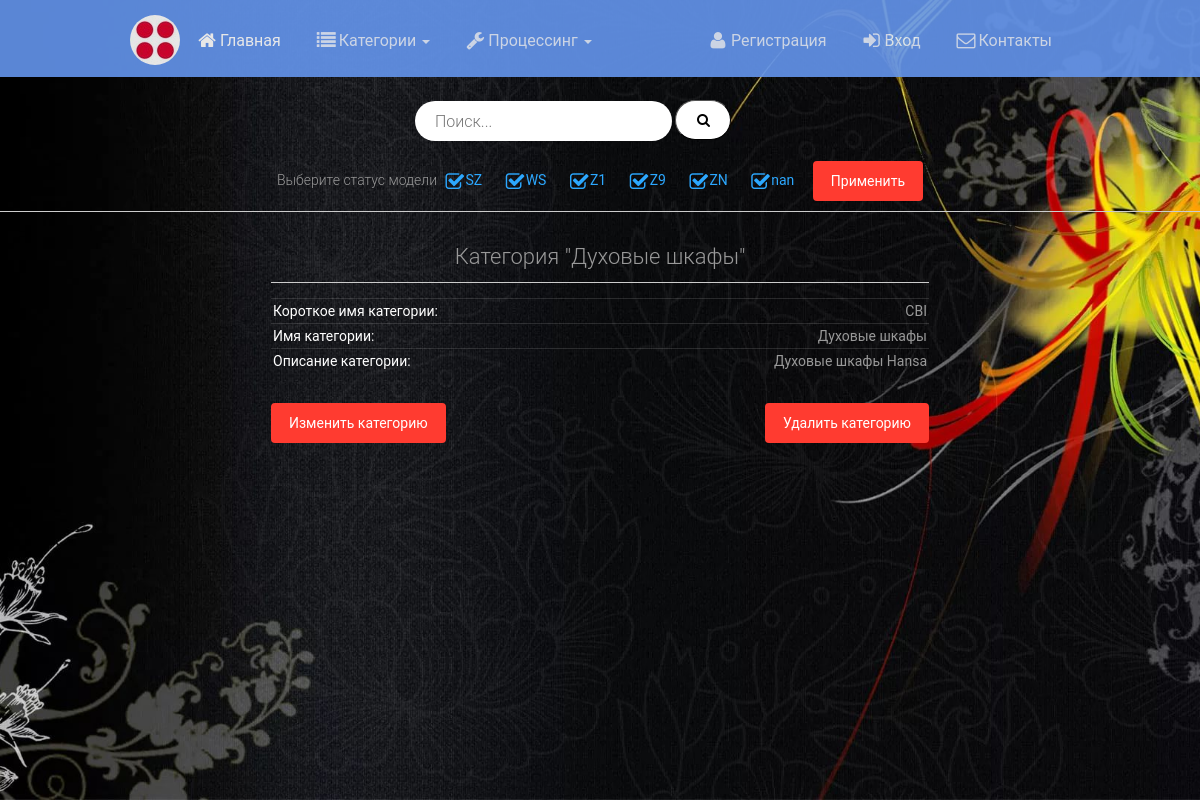
/category_detail/1/, run on the app's committed database.
### core_app/models.py (models this page shows, shortened)
class Category(models.Model):
    category_short_name = models.CharField(max_length=10, unique=True)
    category_name = models.CharField(max_length=64, unique=True)
    category_description = models.CharField(max_length=256, null=True, blank=True)
    objects = models.Manager()
    class Meta:
        verbose_name = "Category"
        verbose_name_plural = "Categories"

### core_app/views.py (the view)
# urls.py: path('category_detail/<int:pk>/', views.CategoryDetailView.as_view(), name='category_detail'),
class CategoryDetailView(DetailView, CategoryContextMixin, StatusContextMixin):
    model = Category
    template_name = 'core_app/category_detail.html'

### core_app/views.py (called while the page is built)
    def get_context_data(self, **kwargs):
        context = super().get_context_data(**kwargs)
        context['categories'] = Category.objects.all()
        return context

    def get_context_data(self, **kwargs):
        statuses = Product.objects.order_by('product_status').distinct().values_list('product_status')
        us = []
        for i in statuses:
            us.extend(list(i))
        context = super().get_context_data(**kwargs)
        context['unique_status'] = us
        return context

### core_app/templates/core_app/category_detail.html (shortened to what this page needs)
{% extends "base.html" %}
{% load static %}
{% block content %}
    <link href="{% static 'assets/css/fresh-bootstrap-table.css' %}" rel="stylesheet"/>
    <div class="contact-us">
        <div class="fresh-table full-color-transparent">
            <h4 class="section-title-center">Категория "{{ object.category_name }}"</h4>
            <table id="fresh-table" class="table">
                <tbody>
                <tr>
                    <td>
                        Короткое имя категории:
                        <span class="pull-right text-muted">{{ object.category_short_name }}</span>
                    </td>
                </tr>
                <tr>
                    <td>
                        Имя категории:
                        <span class="pull-right text-muted">{{ object.category_name }}</span>
                    </td>
                </tr>
                <tr>
                    <td>
                        Описание категории:
                        <span class="pull-right text-muted">{{ object.category_description }}</span>
                    </td>
                </tr>
                </tbody>
            </table>
        </div>
        <div class="space-30"></div>
        <div class="submit">
            <a href="{% url 'core_app:category_update' pk=object.pk %}" class="btn btn-danger btn-fill pull-left">
                Изменить категорию
            </a>
            <a href="{% url 'core_app:category_delete' pk=object.pk %}" class="btn btn-danger btn-fill pull-right">
                Удалить категорию
            </a>
        </div>
    </div>
{% endblock %}

### static/assets/css/gsdk.css (style rules this page uses)
h1, .h1, h2, .h2, h3, .h3, h4, .h4, h5, .h5, h6, .h6, p, .navbar, .brand, .btn-simple, a, .td-name, td { -moz-osx-font-smoothing: grayscale; -webkit-font-smoothing: antialiased; font-family: "Helvetica Neue","Open Sans",Arial,sans-serif; }
h1, .h1, h2, .h2, h3, .h3, h4, .h4 { font-weight: 400; margin: 30px 0 15px; }
h4, .h4 { font-size: 22px; line-height: 30px; }
body { font-family: "Helvetica Neue","Open Sans",Arial,sans-serif; }
a { color: #2CA8FF; }
.btn { border-width: 2px; background-color: transparent; font-weight: 400; opacity: 0.8; filter: alpha(opacity=80); padding: 8px 16px; border-color: #888888; color: #888888; }
.btn.btn-fill { color: #FFFFFF; background-color: #888888; opacity: 1; filter: alpha(opacity=100); }
.btn-danger { border-color: #FF3B30; color: #FF3B30; }
.btn-danger.btn-fill { color: #FFFFFF; background-color: #FF3B30; opacity: 1; filter: alpha(opacity=100); }

### static/assets/css/demo.css (style rules this page uses)
.space-30 { height: 30px; display: block; }

### static/assets/css/examples.css (style rules this page uses)
.section-title-center { font-weight: 300; padding-bottom: 10px; border-bottom: 1px solid #CCCCCC; color: #999; text-align: center; }
.contact-us { margin:0 15% 0 15%; color: gray; }

### static/assets/css/hcl.css (style rules this page uses)
.section-title-center { margin: 15px 0 15px !important; }

### data on the page
Category: category_name "Духовые шкафы", category_short_name "CBI", category_description "Духовые шкафы Hansa"

### other printed values
{{ status }} "SZ" "WS" "Z1" "Z9" "ZN" "nan"
